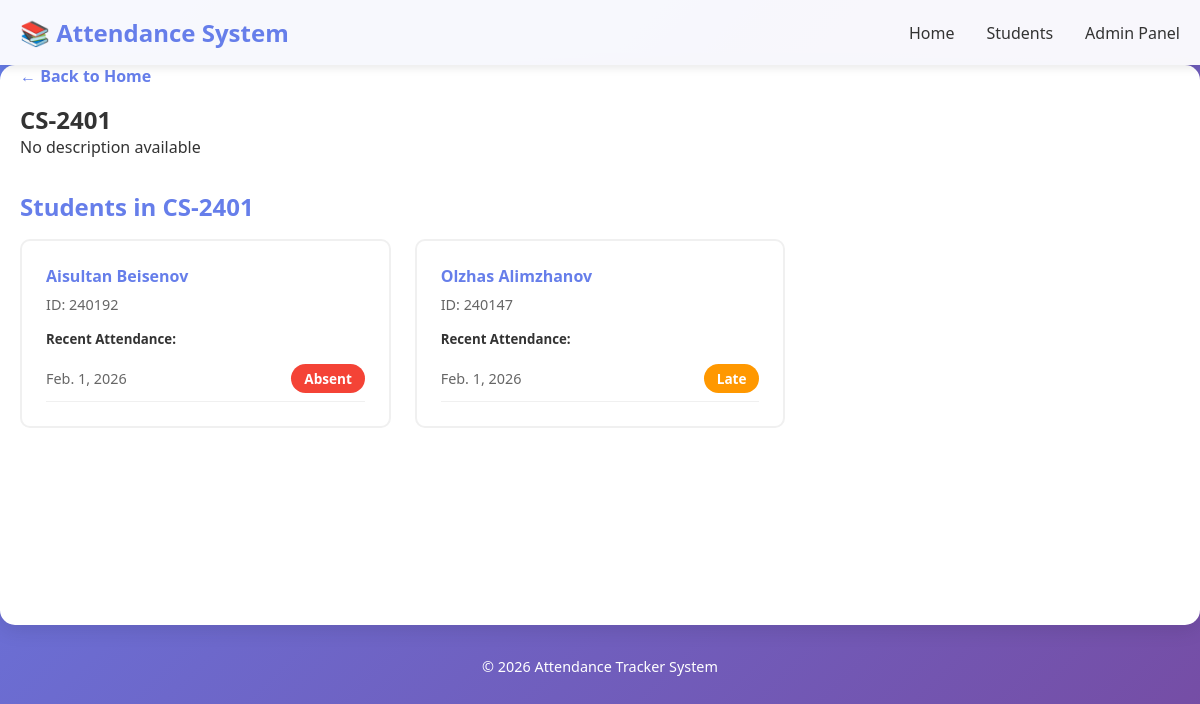
/group/1/, run on the app's committed database.
### attendance_tracker/models.py (models this page shows, shortened)
class Group(models.Model):
    name = models.CharField(max_length=100, unique=True)
    description = models.TextField(blank=True, null=True)

class Student(models.Model):
    first_name = models.CharField(max_length=50)
    last_name = models.CharField(max_length=50)
    student_id = models.CharField(max_length=20, unique=True)
    group = models.ForeignKey(Group, on_delete=models.CASCADE, related_name='students')

class Attendance(models.Model):
    STATUS_CHOICES = [
        ('present', 'Present'),
        ('absent', 'Absent'),
        ('late', 'Late'),
    ]
    student = models.ForeignKey(Student, on_delete=models.CASCADE)
    date = models.DateField()
    status = models.CharField(max_length=10, choices=STATUS_CHOICES)
    class Meta:
        unique_together = ('student', 'date')

### attendance_tracker/views.py (the view)
# urls.py: path('group/<int:group_id>/', views.group_detail, name='group_detail'),
def group_detail(request, group_id):
    group = get_object_or_404(Group, id=group_id)
    students = group.students.all().prefetch_related('attendance_set')
    context = {
        'group': group,
        'students': students,
    }
    return render(request, 'detail.html', context)

### attendance_tracker/templates/detail.html (shortened to what this page needs)
{% extends "base.html" %}
{% block content %}
<div class="detail-header">
    <a href="{% url 'home' %}" class="back-btn">← Back to Home</a>
    <h2>{{ group.name }}</h2>
    <p class="description">{{ group.description|default:"No description available" }}</p>
</div>
<div class="students-section">
    <h3>Students in {{ group.name }}</h3>
    {% if students %}
        <div class="students-grid">
            {% for student in students %}
            <div class="student-card">
                <div class="student-info">
                    <h4>{{ student.first_name }} {{ student.last_name }}</h4>
                    <p class="student-id">ID: {{ student.student_id }}</p>
                </div>
                <div class="attendance-summary">
                    <h5>Recent Attendance:</h5>
                    {% if student.attendance_set.all %}
                        <ul class="attendance-list">
                            {% for record in student.attendance_set.all|slice:":5" %}
                            <li>
                                <span class="date">{{ record.date }}</span>
                                <span class="status-badge status-{{ record.status }}">
                                    {{ record.get_status_display }}
                                </span>
                            </li>
                            {% endfor %}
                        </ul>
                    {% else %}
                        <p class="no-data">No attendance records</p>
                    {% endif %}
                </div>
            </div>
            {% endfor %}
        </div>
    {% else %}
        <p class="no-data">No students in this group.</p>
    {% endif %}
</div>
{% endblock %}

### attendance_tracker/templates/base.html (shortened to what this page needs)
{% load static %}
<!DOCTYPE html>
<html lang="en">
<head>
    <link rel="stylesheet" href="{% static 'css/style.css' %}">
</head>
<body>
    <nav class="navbar">
        <div class="container">
            <h1 class="logo">📚 Attendance System</h1>
            <ul class="nav-links">
                <li><a href="{% url 'home' %}">Home</a></li>
                <li><a href="{% url 'students_list' %}">Students</a></li>
                <li><a href="/admin/">Admin Panel</a></li>
            </ul>
        </div>
    </nav>
    <main class="container">
        {% block content %}
        {% endblock %}
    </main>
    <footer>
        <p>&copy; 2026 Attendance Tracker System</p>
    </footer>
</body>
</html>

### attendance_tracker/static/css/style.css (style rules this page uses)
* { margin: 0; padding: 0; box-sizing: border-box; }
body { font-family: 'Segoe UI', Tahoma, Geneva, Verdana, sans-serif; background: linear-gradient(135deg, #667eea 0%, #764ba2 100%); min-height: 100vh; color: #333; }
.container { max-width: 1200px; margin: 0 auto; padding: 0 20px; }
.navbar { background: rgba(255, 255, 255, 0.95); box-shadow: 0 2px 10px rgba(0,0,0,0.1); padding: 1rem 0; position: sticky; top: 0; z-index: 100; }
.navbar .container { display: flex; justify-content: space-between; align-items: center; }
.logo { font-size: 1.5rem; color: #667eea; }
.nav-links { display: flex; list-style: none; gap: 2rem; }
.nav-links a { text-decoration: none; color: #333; font-weight: 500; transition: color 0.3s; }
main { background: white; margin: 2rem auto; padding: 2rem; border-radius: 15px; box-shadow: 0 5px 20px rgba(0,0,0,0.1); min-height: 70vh; }
.status-badge { display: inline-block; padding: 0.3rem 0.8rem; border-radius: 20px; font-size: 0.85rem; font-weight: 600; }
.status-absent { background: #f44336; color: white; }
.status-late { background: #ff9800; color: white; }
.detail-header { margin-bottom: 2rem; }
.back-btn { display: inline-block; color: #667eea; text-decoration: none; margin-bottom: 1rem; font-weight: 600; }
.students-grid { display: grid; grid-template-columns: repeat(auto-fill, minmax(300px, 1fr)); gap: 1.5rem; }
.student-card { border: 2px solid #f0f0f0; border-radius: 10px; padding: 1.5rem; transition: all 0.3s; }
.student-info h4 { color: #667eea; margin-bottom: 0.5rem; }
.student-id { color: #666; font-size: 0.9rem; margin-bottom: 1rem; }
.attendance-summary h5 { margin: 1rem 0 0.5rem 0; color: #333; }
.attendance-list { list-style: none; }
.attendance-list li { display: flex; justify-content: space-between; align-items: center; padding: 0.5rem 0; border-bottom: 1px solid #f0f0f0; }
.attendance-list .date { color: #666; font-size: 0.9rem; }
.groups-section, .recent-section, .students-section { margin-bottom: 3rem; }
.groups-section h3, .recent-section h3, .students-section h3 { color: #667eea; margin-bottom: 1rem; font-size: 1.5rem; }
footer { text-align: center; padding: 2rem; color: white; font-size: 0.9rem; }

### data on the page
Group: name "CS-2401", description "No description available"
Student: first_name "Aisultan", last_name "Beisenov", student_id "240192"
Attendance: date "Feb. 1, 2026", status "Absent"
Student: first_name "Olzhas", last_name "Alimzhanov", student_id "240147"
Attendance: date "Feb. 1, 2026", status "Late"
